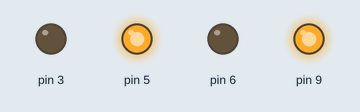
This sketch was run on a simulated Arduino Uno, built with avr-gcc and run on an emulated ATmega328P. On the bench: output pins drawn as LEDs (lit = HIGH).

Above: at 2.5 s.
At 7.5 s:
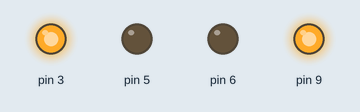
At 12.5 s:
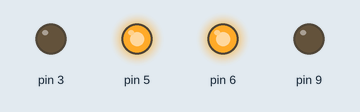
At 20.0 s:
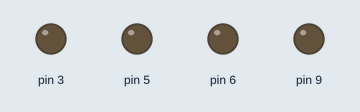
Timing chart, 0 to 32.5 s (numbered marks = the images above):
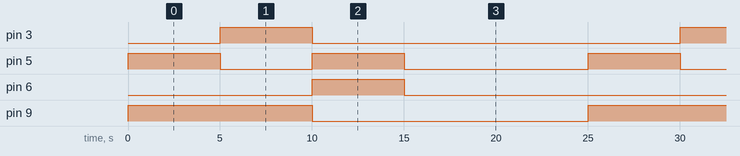

Measured:
- by itself, pin 3, pin 6: alternates HIGH for 5.0 s and LOW for 20.0 s
- by itself, pin 5: repeats every 25.0 s: LOW 5.0 s, HIGH 5.0 s, LOW 10.0 s, HIGH 5.0 s
- by itself, pin 9: alternates HIGH for 10.0 s and LOW for 15.0 s

The sketch:

script_exercicioII.ino
```cpp
//A-1A = D3
//A-1B = D5

//B-1A = D6
//B-1B = D9

void setup() {
	pinMode(3, OUTPUT);
	pinMode(5, OUTPUT);
	pinMode(6, OUTPUT);
	pinMode(9, OUTPUT);
}

/*MOTOR A = ESQUERDA
  MOTOR B = DIRETA*/

void loop() {
  //M.Esq para FRENTE e M.Dir para FRENTE = Robo anda para FRENTE
  digitalWrite(3,LOW);
  digitalWrite(5,HIGH);
  digitalWrite(6,LOW);
  digitalWrite(9,HIGH);
  delay(5000);

  //M.Esq para TRAS e M.Dir para FRENTE = Robo gira para ESQUERDA
  digitalWrite(3,HIGH);
  digitalWrite(5,LOW);
  digitalWrite(6,LOW);
  digitalWrite(9,HIGH);
  delay(5000);

  //M.Esq para FRENTE e M.Dir para TRAS = Robo gira para DIREITA
  digitalWrite(3,LOW);
  digitalWrite(5,HIGH);
  digitalWrite(6,HIGH);
  digitalWrite(9,LOW);
  delay(5000);

  //M.Esq para PARADO e M.Dir para PARADO = Robo PARADO
  digitalWrite(3,LOW);
  digitalWrite(5,LOW);
  digitalWrite(6,LOW);
  digitalWrite(9,LOW);
  delay(10000);
}
```
